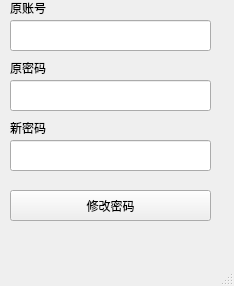
<?xml version="1.0" encoding="UTF-8"?>
<ui version="4.0">
 <class>MainWindow</class>
 <widget class="QMainWindow" name="MainWindow">
  <property name="geometry">
   <rect>
    <x>0</x>
    <y>0</y>
    <width>234</width>
    <height>286</height>
   </rect>
  </property>
  <property name="windowTitle">
   <string>MainWindow</string>
  </property>
  <widget class="QWidget" name="centralwidget">
   <widget class="QLineEdit" name="lineEdit">
    <property name="geometry">
     <rect>
      <x>10</x>
      <y>20</y>
      <width>201</width>
      <height>31</height>
     </rect>
    </property>
   </widget>
   <widget class="QPushButton" name="pushButton">
    <property name="geometry">
     <rect>
      <x>10</x>
      <y>190</y>
      <width>201</width>
      <height>31</height>
     </rect>
    </property>
    <property name="text">
     <string>修改密码</string>
    </property>
   </widget>
   <widget class="QLineEdit" name="lineEdit_2">
    <property name="geometry">
     <rect>
      <x>10</x>
      <y>80</y>
      <width>201</width>
      <height>31</height>
     </rect>
    </property>
   </widget>
   <widget class="QLineEdit" name="lineEdit_3">
    <property name="geometry">
     <rect>
      <x>10</x>
      <y>140</y>
      <width>201</width>
      <height>31</height>
     </rect>
    </property>
   </widget>
   <widget class="QLabel" name="label">
    <property name="geometry">
     <rect>
      <x>10</x>
      <y>0</y>
      <width>72</width>
      <height>15</height>
     </rect>
    </property>
    <property name="text">
     <string>原账号</string>
    </property>
   </widget>
   <widget class="QLabel" name="label_2">
    <property name="geometry">
     <rect>
      <x>10</x>
      <y>60</y>
      <width>72</width>
      <height>15</height>
     </rect>
    </property>
    <property name="text">
     <string>原密码</string>
    </property>
   </widget>
   <widget class="QLabel" name="label_3">
    <property name="geometry">
     <rect>
      <x>10</x>
      <y>120</y>
      <width>72</width>
      <height>15</height>
     </rect>
    </property>
    <property name="text">
     <string>新密码</string>
    </property>
   </widget>
  </widget>
  <widget class="QMenuBar" name="menubar">
   <property name="geometry">
    <rect>
     <x>0</x>
     <y>0</y>
     <width>234</width>
     <height>26</height>
    </rect>
   </property>
  </widget>
  <widget class="QStatusBar" name="statusbar"/>
 </widget>
 <resources/>
 <connections>
  <connection>
   <sender>pushButton</sender>
   <signal>clicked()</signal>
   <receiver>MainWindow</receiver>
   <slot>update()</slot>
   <hints>
    <hint type="sourcelabel">
     <x>110</x>
     <y>231</y>
    </hint>
    <hint type="destinationlabel">
     <x>116</x>
     <y>142</y>
    </hint>
   </hints>
  </connection>
 </connections>
</ui>
